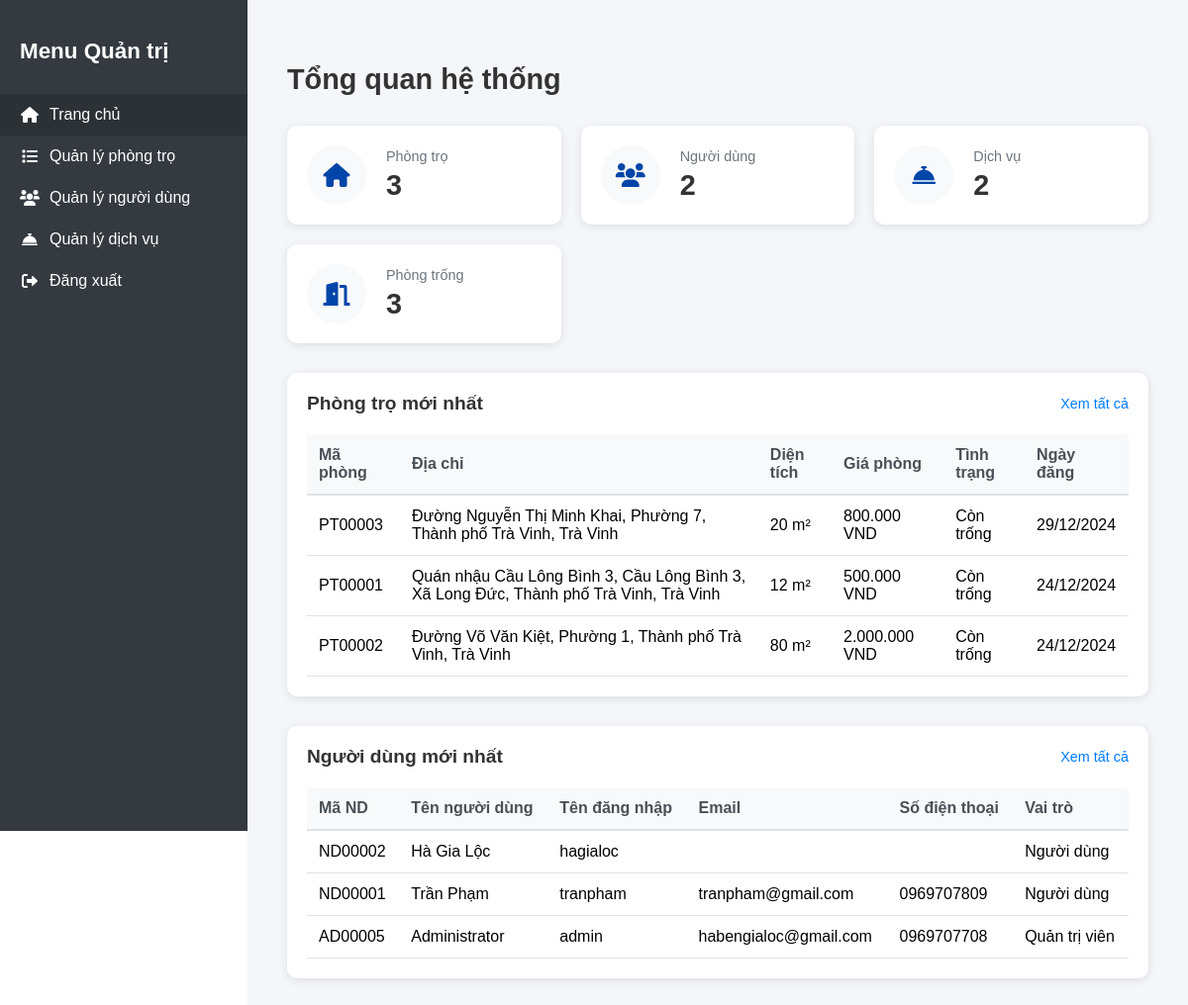
The page /administrator/admin_dashboard.php?page=trangchu (signed in) on the database its author committed.
### tables this page shows
CREATE TABLE `phongtro` (
  `maPhongTro` varchar(10) NOT NULL COMMENT 'Mã phòng trọ',
  `maKhuTro` varchar(10) NOT NULL COMMENT 'Mã khu trọ',
  `maLoaiPhong` varchar(10) NOT NULL COMMENT 'Mã loại phòng',
  `dienTich` int(3) NOT NULL COMMENT 'Diện tích phòng trọ',
  `tinhTrang` enum('empty','rented') NOT NULL COMMENT 'Tình trạng phòng trọ',
  `ngayDang` date NOT NULL DEFAULT current_timestamp() COMMENT 'Ngày đăng phòng trọ'
);

CREATE TABLE `khutro` (
  `maKhuTro` varchar(10) NOT NULL COMMENT 'Mã khu trọ',
  `tenKhuTro` varchar(100) NOT NULL COMMENT 'Tên khu trọ',
  `diaChi` text NOT NULL COMMENT 'Địa chỉ khu trọ',
  `chuTro` varchar(50) NOT NULL COMMENT 'Tên chủ trọ',
  `sdtChuTro` varchar(10) NOT NULL COMMENT 'Số điện thoại của chủ trọ',
  `googleMap` text NOT NULL COMMENT 'Địa chỉ Google Map'
);

CREATE TABLE `loaiphong` (
  `maLoaiPhong` varchar(10) NOT NULL COMMENT 'Mã loại phòng',
  `tenLoaiPhong` varchar(50) NOT NULL COMMENT 'Tên loại phòng',
  `giaPhong` int(10) UNSIGNED NOT NULL COMMENT 'Giá cả phòng trọ',
  `moTaPhongTro` text NOT NULL COMMENT 'Mô tả phòng trọ'
);

CREATE TABLE `nguoidung` (
  `maNguoiDung` varchar(10) NOT NULL COMMENT 'Mã người dùng',
  `tenNguoiDung` varchar(255) NOT NULL COMMENT 'Tên của người dùng',
  `matKhau` varchar(255) NOT NULL COMMENT 'Mật khẩu đăng nhập',
  `tenDangNhap` varchar(255) NOT NULL COMMENT 'Tên đăng nhập của người dùng',
  `sdtNguoiDung` varchar(10) NOT NULL COMMENT 'Số điện thoại',
  `emailNguoiDung` varchar(255) NOT NULL COMMENT 'Email của người dùng',
  `vaiTro` enum('user','admin') NOT NULL COMMENT 'Vai trò của người dùng',
  `ngayDangKy` datetime NOT NULL DEFAULT current_timestamp() COMMENT 'Ngày đăng ký tài khoản'
);

### administrator/trangchu_admin.php (the view, shortened to what this page needs)
<?php
$sql_phongtro = "SELECT COUNT(*) as total FROM phongtro";
$result_phongtro = $conn->query($sql_phongtro);
$phongtro_count = $result_phongtro->fetch_assoc()['total'];
$sql_users = "SELECT COUNT(*) as total FROM nguoiDung WHERE vaiTro = 'user'";
$result_users = $conn->query($sql_users);
$users_count = $result_users->fetch_assoc()['total'];
$sql_services = "SELECT COUNT(*) as total FROM dichvu";
$result_services = $conn->query($sql_services);
$services_count = $result_services->fetch_assoc()['total'];
$sql_empty = "SELECT COUNT(*) as total FROM phongtro WHERE tinhTrang = 'empty'";
$result_empty = $conn->query($sql_empty);
$empty_count = $result_empty->fetch_assoc()['total'];
$sql_latest_rooms = "SELECT
    pt.maPhongTro,
    pt.ngayDang,
    pt.dienTich,
    pt.tinhTrang,
    lp.giaPhong,
    kt.diaChi,
    kt.chuTro
FROM phongtro pt
JOIN khutro kt ON pt.maKhuTro = kt.maKhuTro
JOIN loaiphong lp ON pt.maLoaiPhong = lp.maLoaiPhong
ORDER BY pt.ngayDang DESC
LIMIT 5";
$result_latest_rooms = $conn->query($sql_latest_rooms);
$sql_latest_users = "SELECT
    maNguoiDung,
    tenNguoiDung,
    tenDangNhap,
    emailNguoiDung,
    sdtNguoiDung,
    vaiTro
FROM nguoiDung
ORDER BY maNguoiDung DESC
LIMIT 5";
$result_latest_users = $conn->query($sql_latest_users);
?>
<div class="admin-dashboard">
    <h2>Tổng quan hệ thống</h2>
    <div class="dashboard-stats">
        <div class="stat-card">
            <div class="stat-icon">
                <i class="fas fa-home"></i>
            </div>
            <div class="stat-info">
                <h3>Phòng trọ</h3>
                <p><?php echo $phongtro_count; ?></p>
            </div>
        </div>
        <div class="stat-card">
            <div class="stat-icon">
                <i class="fas fa-users"></i>
            </div>
            <div class="stat-info">
                <h3>Người dùng</h3>
                <p><?php echo $users_count; ?></p>
            </div>
        </div>
        <div class="stat-card">
            <div class="stat-icon">
                <i class="fas fa-concierge-bell"></i>
            </div>
            <div class="stat-info">
                <h3>Dịch vụ</h3>
                <p><?php echo $services_count; ?></p>
            </div>
        </div>
        <div class="stat-card">
            <div class="stat-icon">
                <i class="fas fa-door-open"></i>
            </div>
            <div class="stat-info">
                <h3>Phòng trống</h3>
                <p><?php echo $empty_count; ?></p>
            </div>
        </div>
    </div>
    <div class="dashboard-tables">
        <div class="dashboard-table">
            <div class="table-header">
                <h3>Phòng trọ mới nhất</h3>
                <a href="admin_dashboard.php?page=danhsach_phongtro" class="view-all">Xem tất cả</a>
            </div>
            <table>
                <thead>
                    <tr>
                        <th>Mã phòng</th>
                        <th>Địa chỉ</th>
                        <th>Diện tích</th>
                        <th>Giá phòng</th>
                        <th>Tình trạng</th>
                        <th>Ngày đăng</th>
                    </tr>
                </thead>
                <tbody>
                    <?php while($room = $result_latest_rooms->fetch_assoc()): ?>
                    <tr>
                        <td><?php echo $room['maPhongTro']; ?></td>
                        <td><?php echo $room['diaChi']; ?></td>
                        <td><?php echo $room['dienTich']; ?> m²</td>
                        <td><?php echo number_format($room['giaPhong'], 0, ',', '.'); ?> VND</td>
                        <td><?php echo $room['tinhTrang'] ? 'Còn trống' : 'Đã cho thuê'; ?></td>
                        <td><?php echo date('d/m/Y', strtotime($room['ngayDang'])); ?></td>
                    </tr>
                    <?php endwhile; ?>
                </tbody>
            </table>
        </div>
        <div class="dashboard-table">
            <div class="table-header">
                <h3>Người dùng mới nhất</h3>
                <a href="admin_dashboard.php?page=danhsach_nguoidung" class="view-all">Xem tất cả</a>
            </div>
            <table>
                <thead>
                    <tr>
                        <th>Mã ND</th>
                        <th>Tên người dùng</th>
                        <th>Tên đăng nhập</th>
                        <th>Email</th>
                        <th>Số điện thoại</th>
                        <th>Vai trò</th>
                    </tr>
                </thead>
                <tbody>
                    <?php while($user = $result_latest_users->fetch_assoc()): ?>
                    <tr>
                        <td><?php echo $user['maNguoiDung']; ?></td>
                        <td><?php echo $user['tenNguoiDung']; ?></td>
                        <td><?php echo $user['tenDangNhap']; ?></td>
                        <td><?php echo $user['emailNguoiDung']; ?></td>
                        <td><?php echo $user['sdtNguoiDung']; ?></td>
                        <td>
                            <span class="role <?php echo $user['vaiTro']; ?>">
                                <?php echo $user['vaiTro'] === 'admin' ? 'Quản trị viên' : 'Người dùng'; ?>
                            </span>
                        </td>
                    </tr>
                    <?php endwhile; ?>
                </tbody>
            </table>
        </div>
    </div>
</div>

### styles.css (style rules this page uses)
html { font-size: 100%; font-family: sans-serif; box-sizing: border-box; }
body { display: flex; flex-direction: column; min-height: 100vh; margin: 0; }
p { margin: 0; }
a { text-decoration: none; font-size: 1.25rem; color: white; }
.role { font-size: 0.85rem; display: inline-block; text-align: left; font-size: 1rem; font-weight: normal; }
.admin-dashboard { padding: 20px; }
.admin-dashboard h2 { color: #333; margin-bottom: 30px; font-size: 1.8rem; }
.dashboard-stats { display: grid; grid-template-columns: repeat(auto-fit, minmax(250px, 1fr)); gap: 20px; margin-bottom: 30px; }
.stat-card { background: white; padding: 20px; border-radius: 10px; box-shadow: 0 2px 10px rgba(0,0,0,0.1); display: flex; align-items: center; transition: transform 0.3s ease; }
.stat-icon { background: #f8f9fa; width: 60px; height: 60px; border-radius: 50%; display: flex; align-items: center; justify-content: center; margin-right: 20px; }
.stat-icon i { font-size: 24px; color: #0045a8; }
.stat-info h3 { margin: 0; color: #6c757d; font-size: 0.9rem; font-weight: 500; }
.stat-info p { margin: 5px 0 0; font-size: 1.8rem; font-weight: 600; color: #333; }
.dashboard-tables { margin-top: 30px; display: grid; gap: 30px; }
.dashboard-table { background: white; border-radius: 10px; box-shadow: 0 2px 10px rgba(0,0,0,0.1); padding: 20px; }
.table-header { display: flex; justify-content: space-between; align-items: center; margin-bottom: 20px; }
.table-header h3 { margin: 0; color: #333; font-size: 1.2rem; }
.view-all { color: #007bff; text-decoration: none; font-size: 0.9rem; }
.dashboard-table table { width: 100%; border-collapse: collapse; }
.dashboard-table th { background: #f8f9fa; padding: 12px; text-align: left; font-weight: 600; color: #495057; border-bottom: 2px solid #dee2e6; }
.dashboard-table td { padding: 12px; border-bottom: 1px solid #dee2e6; }
@media (max-width: 1200px) { .dashboard-table { overflow-x: auto; } }

### rows shown on the page
phongtro: maPhongTro "PT00003", maKhuTro.diaChi "Đường Nguyễn Thị Minh Khai, Phường 7, Thành phố Trà Vinh, Trà Vinh", dienTich "20", maLoaiPhong.giaPhong "800.000", tinhTrang "Còn trống", ngayDang "29/12/2024"
phongtro: maPhongTro "PT00001", maKhuTro.diaChi "Quán nhậu Cầu Lông Bình 3, Cầu Lông Bình 3, Xã Long Đức, Thành phố Trà Vinh, Trà Vinh", dienTich "12", maLoaiPhong.giaPhong "500.000", tinhTrang "Còn trống", ngayDang "24/12/2024"
phongtro: maPhongTro "PT00002", maKhuTro.diaChi "Đường Võ Văn Kiệt, Phường 1, Thành phố Trà Vinh, Trà Vinh", dienTich "80", maLoaiPhong.giaPhong "2.000.000", tinhTrang "Còn trống", ngayDang "24/12/2024"
nguoidung: maNguoiDung "ND00002", tenNguoiDung "Hà Gia Lộc", tenDangNhap "hagialoc", vaiTro "Người dùng"
nguoidung: maNguoiDung "ND00001", tenNguoiDung "Trần Phạm", tenDangNhap "tranpham", emailNguoiDung "tranpham@gmail.com", sdtNguoiDung "0969707809", vaiTro "Người dùng"
nguoidung: maNguoiDung "AD00005", tenNguoiDung "Administrator", tenDangNhap "admin", emailNguoiDung "habengialoc@gmail.com", sdtNguoiDung "0969707708", vaiTro "Quản trị viên"

### other values the page prints
$phongtro_count "3"
$users_count "2"
$services_count "2"
$empty_count "3"
